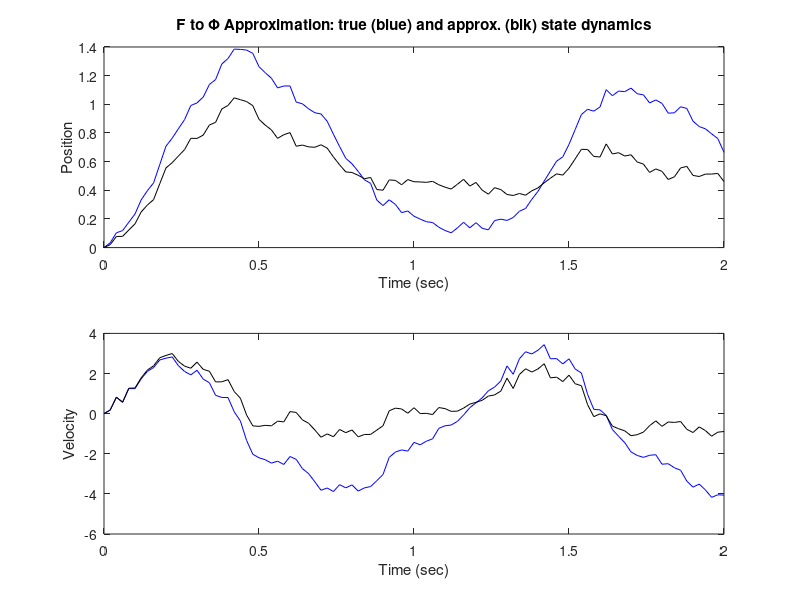
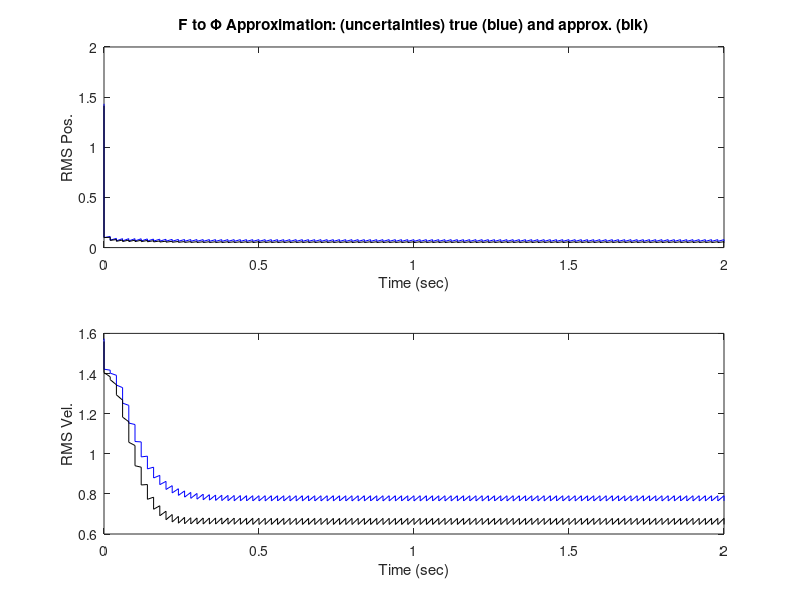
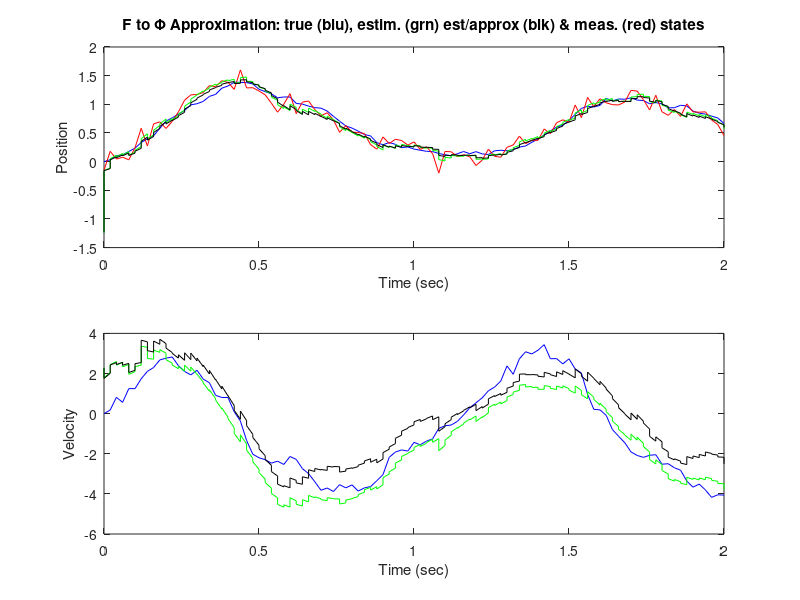

The MATLAB source for these figures, in order:
%
% This demonstration uses the problem in Example 4.3
% to demonstrate the effects of
% approximations commonly used in converting
% continuous time models to discrete time models.
%
close all;
clear all;
disp('Grewal & Andrews,');
disp('Kalman Filtering: Theory and Practice Using MATLAB, 4th Edition');
disp('Wiley, 2014.');
disp(' ');
disp('Demonstration of errors due to first-order approximations in');
disp('converting a continuous-time model with dynamic coefficient matrix F');
disp('to a discrete-time model with a state transition matrix Phi.');
disp(' ');
%
% Approximations include the following three:
%
% 1   Approximating the state transition matrix (Phi)
%     by the first two terms in the power series
%     expansion of Phi = exp(T*F), which is
%
%        Phia = I + T*F,
%
%     where
%
%       Phia is the approximated value of Phi
%       I    is a 2x2 identity matrix
%       T    is the sample interval in seconds
%       F    is the dynamic coefficient matrix
%
% 2   Approximating the forcing step in discrete time
%     as delta = T*f, where f is the forcing function
%     in the differential equation x-dot = F x + f and
%     delta is the additive forcing step:
%        x(k+1) = Phi * x(k) + delta
%     in the discrete time model.
%
% 3   Approximating the additive process noise covariance
%     as Qd = T* Qc, where Qd is the process noise
%     covariance the discrete time Riccati equation 
%        P(k+1) = Phi*P(k)*Phi^T + Qd
%     and Qc is the covariance in the continuous equation
%        P-dot = F*P + P*F^T + Qc
%     The exact solution is defined by an integral
%                      T
%        Qd = Phi*[ int  e^(-sF)*Qc*e^(-sF^T) ds ]*Phi^T
%                      0
%
% The parameters of the problem are:
%
I     = eye(2);% (identity matrix)
T     = .02;   % intersample time interval (s)
               % (not specified in Example 4.3)
qc    = 4.47;  % continuous process noise covariance (ft^2/s^3)
R     = .01;   % measurement noise variance (s*ft^2)
zeta  = 0.2;   % damping factor (unitless)
omega = 5;     % undamped resonant frequency (rad/s)
f     = [0;12];% non-homogeneous forcing (constant)
H     = [1,0]; % measurement sensitivity matrix
%
% The dynamic coefficient matrix is a function of these:
%
F      = [0,1;-omega^2,-2*zeta*omega];
%
% Approximated discrete time model parameters
%
Phia   = I + T*F; % approximated Phi
deltaa = T*f;     % approximated forcing step
Qda    = [0,0;0,qc*T];
%
% Exact values of the model parameters:
%  (using intermediate parameters for efficiency)
%
lambda = exp(-T*omega*T);
psi    = 1 - zeta^2;
xi     = sqrt(psi);
theta  = xi*omega*T;
c      = cos(theta);
s      = sin(theta);
Phi    = zeros(2);
%
% The exact solution for exp(T*F) is
%
Phi(1,1) = lambda*c + zeta*s/xi;
Phi(1,2) = lambda*s/(omega*xi);
Phi(2,1) = -omega*lambda*s/xi;
Phi(2,2) = lambda*c - zeta*s/xi;
%
% and the exact forcing term is (check this)
%
delta = f(2)*[(1 - lambda*(c-zeta*s*xi/psi))/omega^2;
              lambda*s/(omega*xi)];
%
% discrete time process noise covariance
%
l1  = zeta^2;
l4  = exp(-2*omega*zeta*T);
l6  = sqrt(1-l1);
l8  = l6*omega*T;
l9  = cos(2*l8);
l11 = l4*l9*l1;
l15 = l4*sin(2*l8)*l6*zeta;
l19 = 1/(l1-1);
l20 = omega^2;
l24 = 1/zeta;
l32 = l4*(l9-1)*l19/l20;
Qd  = (qc/4)*[(l1-l11+l15-1+l4)*l19*l24,l32;
             l32,(l1-l11-l15-1+l4)*l19*l24/omega];
disp(' ');
disp('Exact and approximated values of state transition matrix (Phi)');
disp([Phi,Phia]);
disp('Exact and approximated values of forcing step (delta)');
disp([delta,deltaa]);
disp('Exact and approximated values of process noise cov. (Qd)');
disp([Qd,Qda]);
disp('(See the script for details.)');
disp(' ');
disp('(Allow a moment for simulation.)');
%
% Initial values:
%
x    = [0;0];       % "true" state value
xa   = [0;0];       % approximated value
P    = [2,0;0,2];   % covariance of estimation uncertainty
Pa   = [2,0;0,2];   % ditto, approximated
dx   = [sqrt(P(1,1))*randn(1);sqrt(P(2,2))*randn(1)];
xh   = x + dx;  % estimated state
xha  = xa + dx; % approximated state
%
% The following are for pseudonoise scaling
%
RMSm = sqrt(R);     % RMS measurement noise
RMSn = zeros(2);    % Process noise weighting matrix...
RMSn(2,2) = sqrt(Qd(2,2)); % is upper triangular...
RMSn(1,2) = Qd(1,2)/RMSn(2,2); % cholesky factor...
RMSn(1,1) = sqrt(Qd(1,1)-RMSn(1,2)^2); % of Qd.
%
% Initialize arrays for simulated values
%
m=0;tm=0;t=0;x1=0;x2=0;xa1=0;xa2=0;K1=0;K2=0;
z=0;xh1=0;xh2=0;u1=0;l1=0;u2=0;l2=0;sn1=0;sn2=0;
%
% Simulate and save values (identified by comments)
%
   for k=1:101,
   t(k)   = (k-1)*T; % time starting with t=0
   x1(k)  = x(1);    % true state variables
   x2(k)  = x(2);
   xa1(k) = xa(1);   % approximated state variables
   xa2(k) = xa(2);
   noise  = RMSn*[randn(1);randn(1)]; % process noise
   x      = Phi*x + delta + noise;
   xa     = Phia*xa + deltaa + noise;
   zn     = x(1) + RMSm*randn(1); % Measurement equals true
   z(k)   = zn;                    % position plus noise.
%
% The forcing term has no effect on P.  Why?
%
   xh    = Phi*xh + delta;        % a priori estimates
   xha   = Phia*xha + deltaa;
%
% Use double indexing for priori/posteriori values
%
   m      = m+1;
   tm(m)  = t(k);  % time of a priori value
   xh1(m) = xh(1); % a priori estimates
   xh2(m) = xh(2);
   xha1(m)= xha(1); % (approx)
   xha2(m)= xha(2);
   P      = Phi*P*Phi' + Qd;
   K      = P*H'/(H*P*H'+R);
   K1(k)  = K(1); % Kalman gains
   K2(k)  = K(2);
   Pa     = Phia*Pa*Phia' + Qda;   % Approx. temporal update
   Ka     = Pa*H'/(H*Pa*H'+R);
   Ka1(k) = Ka(1); % approximated Kalman gains
   Ka2(k) = Ka(2);
   s1(m)  = sqrt(P(1,1)); % RMS uncertainties of estimates
   s2(m)  = sqrt(P(2,2)); % (exact)
   sa1(m) = sqrt(Pa(1,1)); % RMS uncertainties of estimates
   sa2(m) = sqrt(Pa(2,2)); % (approx)
%
% posteriori values
%
   m     = m+1;
   tm(m) = t(k);  % Time of a posteriori values.
   xh     = xh + K*(zn - H*xh); % a posteriori estimate
   xha    = xha+ Ka*(zn - H*xha); % a posteriori estimate
   xh1(m) = xh(1); % a posteriori estimates
   xh2(m) = xh(2);
   xha1(m)= xha(1); % (approx)
   xha2(m)= xha(2);
   P     = P - K*H*P; 
   P     = .5*(P+P'); % preserve symmetry of P
   Pa    = Pa - Ka*H*Pa;
   Pa   = .5*(Pa+Pa');
   s1(m)  = sqrt(P(1,1)); % RMS uncertainties of estimates
   s2(m)  = sqrt(P(2,2)); % (exact)
   sa1(m) = sqrt(Pa(1,1)); % RMS uncertainties of estimates
   sa2(m) = sqrt(Pa(2,2)); % (approx)
   xh1(m)= xh(1); % a posteriori estimates
   xh2(m)= xh(2);
   end;
disp('Done.');
disp(' ');
disp('Behold the plots in the accompanying figure.');
disp(' ');
disp('These plots show the "true" state dynamics');
disp('and values using approximated parameters.');
disp(' ');
disp('Is the error due to approximation discernable?');
disp(' ');
disp('Press <ENTER> key to continue');
figure;
subplot(2,1,1),plot(t,x1,'b-',t,xa1,'k-');xlabel('Time (sec)');ylabel('Position');title('F to \Phi Approximation: true (blue) and approx. (blk) state dynamics');
subplot(2,1,2),plot(t,x2,'b-',t,xa2,'k-');xlabel('Time (sec)');ylabel('Velocity');
pause
%
% The second set of plots are the rms estimation uncertainties
% and correlation coefficient as a function of time for the
% the two cases (exact and approximated parameters).
%
disp(' ');
disp('Displayed plots show RMS state uncertainties');
disp('for the exact and approximated models.');
disp(' ');
disp('Press <ENTER> key to continue');
figure;
subplot(2,1,1),plot(tm,s1,'b',tm,sa1,'k-');xlabel('Time (sec)');ylabel('RMS Pos.');title('F to \Phi Approximation: (uncertainties) true (blue) and approx. (blk)');
subplot(2,1,2),plot(tm,s2,'b',tm,sa2,'k-');xlabel('Time (sec)');ylabel('RMS Vel.');
pause
disp(' ');
disp('Displayed state estimation plots are:');
disp(' 1. True, estimated and measured position (top).');
disp('    (including estimates with exact and approx. models)');
disp(' 2. True and estimated velocity (bottom).');
disp('    (including estimates with exact and approx. models)');
disp(' ');
disp('NOTE: Different pseudorandom sequences will make these');
disp('      plots different on repeated runs.');
disp(' ');
figure;
subplot(2,1,1),plot(t,x1,'b-',t,z,'r-',tm,xh1,'g-',tm,xha1,'k-');xlabel('Time (sec)');ylabel('Position');title('F to \Phi Approximation: true (blu), estim. (grn) est/approx (blk) & meas. (red) states');
subplot(2,1,2),plot(t,x2,'b-',tm,xh2,'g-',tm,xha2,'k-');xlabel('Time (sec)');ylabel('Velocity');
